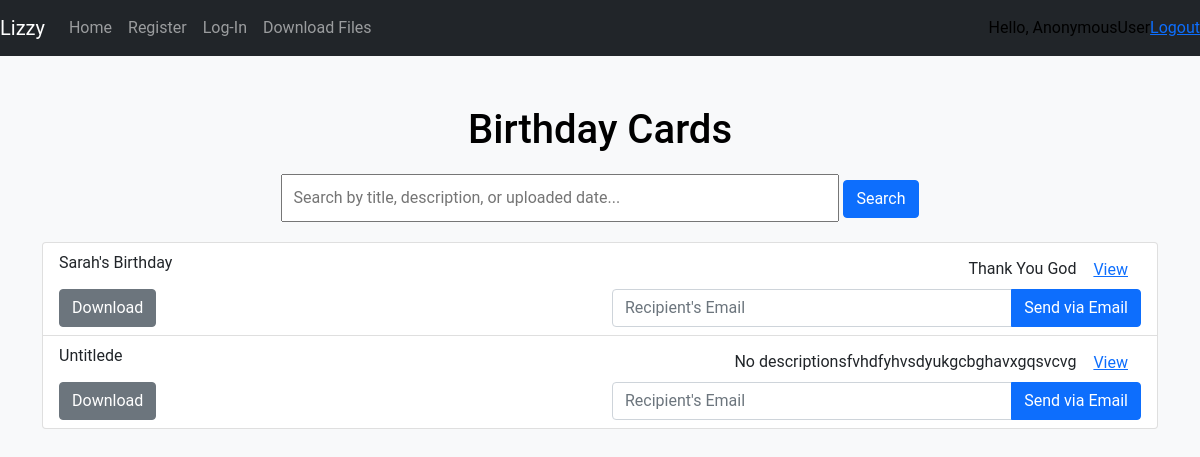
/birthday_cards/, run on the app's committed database.
### task/models.py (models this page shows, shortened)
class BirthdayCards(models.Model):
    title = models.CharField(max_length=50, default="Untitled", null=True, blank=True)
    description = models.CharField(max_length=100, default="No description", null=True, blank=True)
    uploaded_date = models.DateField(null=True, default=timezone.now)
    email = models.ForeignKey(MyUser, on_delete=models.PROTECT)
    email_count = models.PositiveIntegerField(default=0)
    download_count = models.PositiveBigIntegerField(default=0)
    upload_card = models.FileField(upload_to="birthday_cards/")

### task/views.py (the view)
# urls.py: path('birthday_cards/', views.birthday_cards, name='birthday_cards'),
def birthday_cards(request):
    birthday_cards = BirthdayCards.objects.all()
    card_filter = BirthdayCardFilter(request.GET, queryset=birthday_cards)
    birthday_cards = card_filter.qs
    context = {
        'birthday_cards': birthday_cards,
        'card_filter': card_filter
    }
    return render(request, 'task/birthday/birthday_cards.html', context)

### task/templates/task/birthday/birthday_cards.html (shortened to what this page needs)
{% load static %}
<!DOCTYPE html>
<html lang="en">
<head>
  <link href="https://cdn.jsdelivr.net/npm/bootstrap@5.0.2/dist/css/bootstrap.min.css" rel="stylesheet">
  <link rel="stylesheet" href="{% static 'css/feed.css' %}">
</head>
<body>
  {% include 'task/navbar.html' %}
  <div class="container">
   <center> <h1>Birthday Cards</h1></center>
    <div class="search-bar">
      <form method="GET">
        <input type="text" name="title" placeholder="Search by title, description, or uploaded date...">
        <button type="submit" class="btn btn-primary">Search</button>
      </form>
    </div>
    <ul class="list-group mb-3" id="birthdayCards">
      {% for file in birthday_cards %}
      <li class="list-group-item">
        <div class="row file-info">
          <div class="col-md-6">
            <span class="file-title">{{ file.title }}</span>
          </div>
          <div class="col-md-6 text-end">
            <span class="file-description">{{ file.description }}</span>
            <a href="{% url 'view_file' file_type='birthday' file_id=file.id %}" class="btn btn-link">View</a>
          </div>
        </div>
        <div class="row actions">
          <div class="col-md-6">
            <a href="{% url 'download_file' file_type='birthday' file_id=file.id %}" class="btn btn-secondary" download>Download</a>
          </div>
          <div class="col-md-6 text-end">
            <form method="POST" action="{% url 'send_file' file_type='birthday' file_id=file.id %}" class="d-inline">
              <div class="input-group">
                <input type="email" name="recipient_email" class="form-control" placeholder="Recipient's Email" required>
                <button type="submit" class="btn btn-primary">Send via Email</button>
              </div>
            </form>
          </div>
        </div>
      </li>
      {% empty %}
      <li class="list-group-item">No birthday cards found.</li>
      {% endfor %}
    </ul>
  </div>
</body>
</html>

### static/css/feed.css (style rules this page uses)
body { color: #000; background: #f8f9fa; font-family: 'Roboto', sans-serif; }
.container { margin-top: 50px; }
.search-bar { margin: 20px 0; text-align: center; }
.search-bar input { width: 50%; padding: 10px; font-size: 16px; }

### data on the page
BirthdayCards: title "Sarah's Birthday", description "Thank You God"
BirthdayCards: title "Untitlede", description "No descriptionsfvhdfyhvsdyukgcbghavxgqsvcvg"

### other printed values
{{ request.user }} "AnonymousUser"
